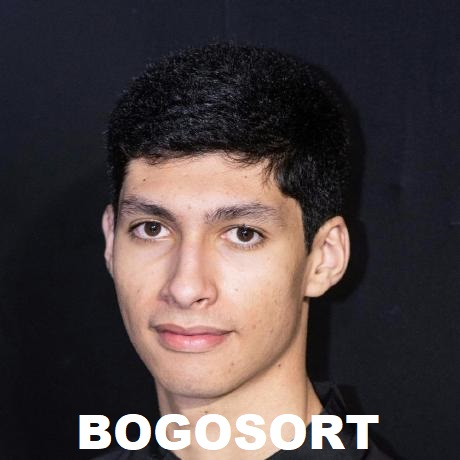
#> input picture tests/bogo.jpg, 460 x 460 px
$ python haralick.py ../../../../tests/bogo.jpg   (older library calls are emulated)
#> lines starting #> are read from the running program, lines starting #| are printed output that depends on the picture
#> in main, image is the input picture: PIL image 460x460 RGB; mean R, G, B 73.8, 63.8, 64.5
import numpy as np
import sys
from skimage.feature import graycomatrix, graycoprops
from PIL import Image
import os
os.environ['TF_CPP_MIN_LOG_LEVEL'] = '2'
sys.stdout.reconfigure(encoding='utf-8')

def quantize_image(image, levels = 16):
#> called with levels = 16
    grayscale_image = image.convert("L")
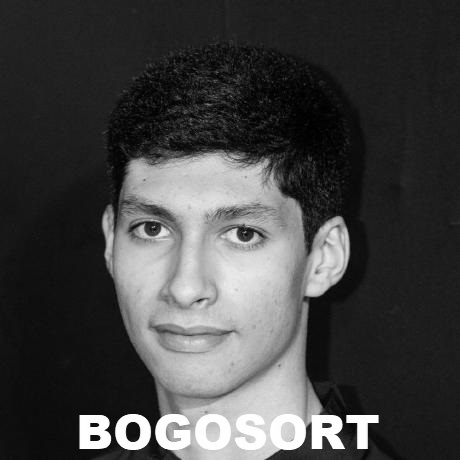
#> grayscale_image: PIL image 460x460 L; min 0, max 255, mean 66.8
    quantized_image = np.array(grayscale_image) // (256 // levels)
    return quantized_image

def compute_cooccurrence_matrices(q_img, distances=[1, 2, 4, 8, 16, 32], angles=[0]):
    cooccurrence_matrices = graycomatrix(q_img, distances, angles, levels=16, symmetric=True, normed=True)
    return cooccurrence_matrices

def compute_glcm(q_img, dists=[1, 2 ,4, 8, 16, 32], angles=[0]):
    glcm = graycomatrix(q_img, distances=dists, angles=angles, levels=16, symmetric=True, normed=True)
    return glcm

def compute_haralick_features(glcm):
    contrast = graycoprops(glcm, 'contrast').flatten()
#> contrast = [0.492, 1.2, 2.63, 5.19, 7.76, 12.8]
    homogeneity = graycoprops(glcm, 'homogeneity').flatten()
#> homogeneity = [0.909, 0.862, 0.814, 0.757, 0.702, 0.631]

    # Entropy calculation
    glcm_sum = glcm.sum(axis=(0, 1))
#> glcm_sum = [1, 1, 1, 1, 1, 1]
    norm_glcm = glcm / glcm_sum
    entropy = -np.sum(norm_glcm * np.log(norm_glcm + 1e-10), axis=(0, 1)).flatten()
#> entropy = [2.45, 2.65, 2.84, 3.04, 3.23, 3.47]

    features = {
        'contrast': contrast,
        'homogeneity': homogeneity,
        'entropy': entropy
    }
#> features = {'contrast': [0.492, 1.2, 2.63, 5.19, 7.76, 12.8], 'homogeneity': [0.909, 0.862, 0.814, 0.757, 0.702, 0.631], 'entropy': [2.45, 2.65, 2.84, 3.04, 3.23, 3.47]}
    return features

def main(image_path):
    image = Image.open(image_path)
    q_img = quantize_image(image)
    glcm = compute_glcm(q_img)
    features = compute_haralick_features(glcm)
    distances = [1, 2, 4, 8, 16, 32]
    # Print the cooccurrence matrices to [1, 2 ,4, 8, 16, 32]
    haralick_str = 'Haralick para [1, 2 ,4, 8, 16, 32]\n'
    keys = list(features.keys())
#> keys = ['contrast', 'homogeneity', 'entropy']
    qtd = len(features[keys[0]])
#> qtd = 6
    for i in range(qtd):
        haralick_str += f'  Distancia {distances[i]}:\n'
        for key in keys:
            haralick_str += f'    {key}: {features[key][i]}\n'
        haralick_str += '\n'

    print(haralick_str)
#> (printed output is left out)

if __name__ == "__main__":
    if len(sys.argv) != 2:
        print("Error in arguments. Usage: python haralick.py <image_path>")
        sys.exit(1)

    image_path = sys.argv[1]
    main(image_path)
